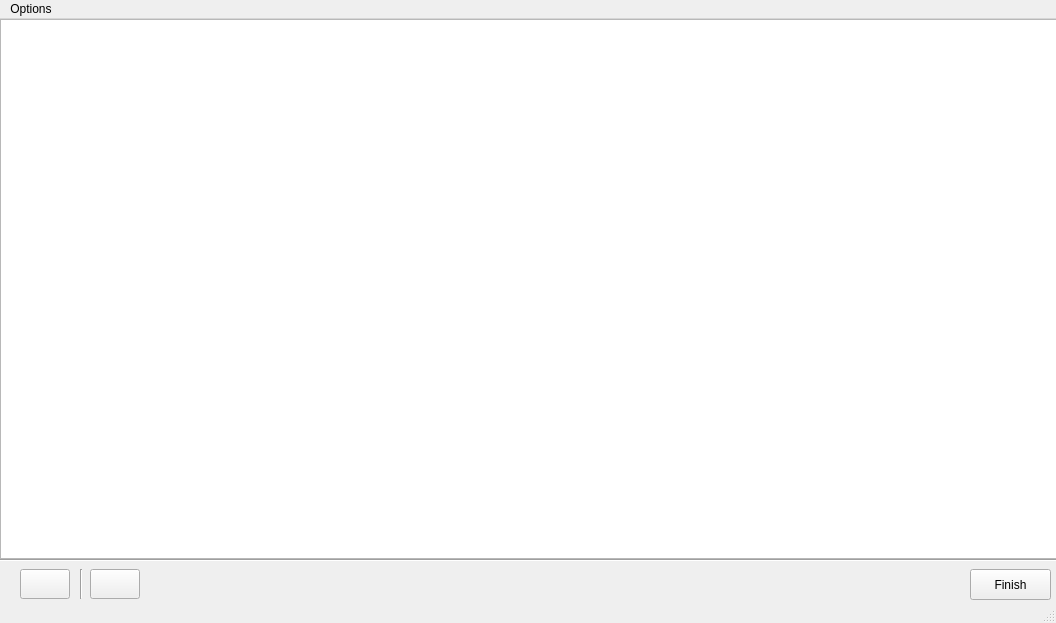
<?xml version="1.0" encoding="UTF-8"?>
<ui version="4.0">
 <class>MainWindow</class>
 <widget class="QMainWindow" name="MainWindow">
  <property name="geometry">
   <rect>
    <x>0</x>
    <y>0</y>
    <width>1056</width>
    <height>623</height>
   </rect>
  </property>
  <property name="maximumSize">
   <size>
    <width>16777215</width>
    <height>16777215</height>
   </size>
  </property>
  <property name="windowTitle">
   <string>Automata+ : Automata Image</string>
  </property>
  <property name="windowIcon">
   <iconset>
    <normaloff>Images/AutPlusLogo.png</normaloff>Images/AutPlusLogo.png</iconset>
  </property>
  <property name="iconSize">
   <size>
    <width>30</width>
    <height>30</height>
   </size>
  </property>
  <widget class="QWidget" name="centralwidget">
   <widget class="QGraphicsView" name="graphicsView">
    <property name="geometry">
     <rect>
      <x>0</x>
      <y>0</y>
      <width>1060</width>
      <height>540</height>
     </rect>
    </property>
   </widget>
   <widget class="QPushButton" name="pushButton">
    <property name="geometry">
     <rect>
      <x>970</x>
      <y>550</y>
      <width>81</width>
      <height>31</height>
     </rect>
    </property>
    <property name="text">
     <string>Finish</string>
    </property>
   </widget>
   <widget class="Line" name="line">
    <property name="geometry">
     <rect>
      <x>0</x>
      <y>540</y>
      <width>1060</width>
      <height>3</height>
     </rect>
    </property>
    <property name="orientation">
     <enum>Qt::Horizontal</enum>
    </property>
   </widget>
   <widget class="Line" name="line_3">
    <property name="geometry">
     <rect>
      <x>80</x>
      <y>550</y>
      <width>3</width>
      <height>30</height>
     </rect>
    </property>
    <property name="orientation">
     <enum>Qt::Vertical</enum>
    </property>
   </widget>
   <widget class="QPushButton" name="MoreButton">
    <property name="geometry">
     <rect>
      <x>90</x>
      <y>550</y>
      <width>50</width>
      <height>30</height>
     </rect>
    </property>
    <property name="styleSheet">
     <string notr="true">font: 75 10pt &quot;MS Shell Dlg 2&quot;;
color: rgb(0, 0, 255);</string>
    </property>
    <property name="text">
     <string/>
    </property>
    <property name="icon">
     <iconset resource="MoreInfoIcon.qrc">
      <normaloff>:/Images/MoreInfo.png</normaloff>:/Images/MoreInfo.png</iconset>
    </property>
    <property name="iconSize">
     <size>
      <width>25</width>
      <height>25</height>
     </size>
    </property>
   </widget>
   <widget class="QPushButton" name="HelpButton">
    <property name="geometry">
     <rect>
      <x>20</x>
      <y>550</y>
      <width>50</width>
      <height>30</height>
     </rect>
    </property>
    <property name="styleSheet">
     <string notr="true">font: 75 11pt &quot;MS Shell Dlg 2&quot;;
color: rgb(85, 0, 127);</string>
    </property>
    <property name="text">
     <string/>
    </property>
    <property name="icon">
     <iconset resource="HelpIcon.qrc">
      <normaloff>:/Images/Help.png</normaloff>:/Images/Help.png</iconset>
    </property>
    <property name="iconSize">
     <size>
      <width>44</width>
      <height>26</height>
     </size>
    </property>
   </widget>
  </widget>
  <widget class="QMenuBar" name="menubar">
   <property name="geometry">
    <rect>
     <x>0</x>
     <y>0</y>
     <width>1056</width>
     <height>21</height>
    </rect>
   </property>
   <widget class="QMenu" name="menuFile">
    <property name="title">
     <string>Options</string>
    </property>
    <addaction name="actionSave_Automata"/>
   </widget>
   <addaction name="menuFile"/>
  </widget>
  <widget class="QStatusBar" name="statusbar"/>
  <action name="actionSave_Automata">
   <property name="text">
    <string>Save Automata</string>
   </property>
  </action>
 </widget>
 <resources>
  <include location="MoreInfoIcon.qrc"/>
  <include location="HelpIcon.qrc"/>
 </resources>
 <connections/>
</ui>
